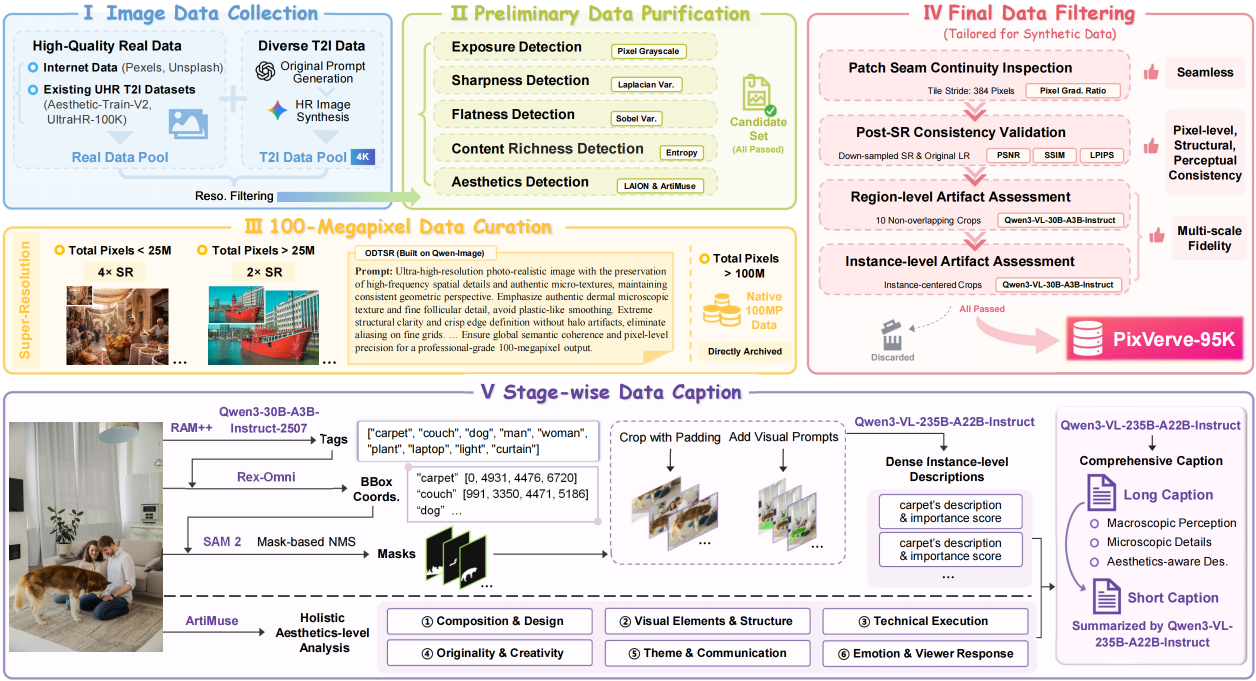
#> input picture assets/data-pipeline.png, 2511 x 1361 px (shown at 1/2 size); its folder holds only this picture in this run
$ python -i image_process.py   (imports and definitions only)   (older library calls are emulated)
#> lines starting #> are read from the running program, lines starting #| are printed output that depends on the picture
import os
import io
import cv2
import base64
import random
# [1 line not run here, left out]
import numpy as np
from PIL import Image
Image.MAX_IMAGE_PIXELS = None

class MSFI_Preprocessor:
    def __init__(self, global_long_edge=2048, patch_size_4k=512, patch_size_10k=1024):
        self.global_long_edge = global_long_edge
        self.patch_size_4k = patch_size_4k
        self.patch_size_10k = patch_size_10k
        self.analysis_long_edge = 2048  # Down-sampled image size for Sobel computation and patch sampling

    def _resize_by_long_edge(self, pil_img, target_long_edge):
        w, h = pil_img.size
        if w > h:
            new_w = target_long_edge
            new_h = int(h * (target_long_edge / w))
        else:
            new_h = target_long_edge
            new_w = int(w * (target_long_edge / h))
        return pil_img.resize((new_w, new_h), resample=Image.LANCZOS)

    def _get_sobel_variance(self, patch_np):
        """Compute Sobel variance for a given grayscale patch."""
        grad_x = cv2.Sobel(patch_np, cv2.CV_64F, 1, 0, ksize=3)
        grad_y = cv2.Sobel(patch_np, cv2.CV_64F, 0, 1, ksize=3)
        grad_mag = np.sqrt(grad_x**2 + grad_y**2)
        return np.var(grad_mag)

    def _pil_to_base64(self, pil_img):
        """Encode images as base64 data URLs for API input."""
        buffered = io.BytesIO()
        pil_img.save(buffered, format="JPEG", quality=98)   # Save to memory with high quality
        return base64.b64encode(buffered.getvalue()).decode('utf-8')

    def process_image(self, image_path):
        """
        Input: The path to a single generated image.
        Output: A dictionary for later MLLM inference.
        """
#> called with image_path = '../../assets/data-pipeline.png'
        with Image.open(image_path) as img:
#> img is the input picture: PIL image 2511x1361 RGBA; mean R, G, B, A 229.7, 223.5, 221.5, 255
            img = img.convert('RGB')
#> img: PIL image 2511x1361 RGB
            orig_w, orig_h = img.size   # Original size
#> orig_w = 2511; orig_h = 1361
            max_edge = max(orig_w, orig_h)
#> max_edge = 2511

            # Set the patch size for local-scale evaluation according to the image size
            mode = "10K" if max_edge >= 7680 else "4K"
#> mode = '4K'
            patch_size = self.patch_size_10k if mode == "10K" else self.patch_size_4k
#> patch_size = 512

            # Down-sample and encode the global image for overall fidelity assessment
            global_img = self._resize_by_long_edge(img, self.global_long_edge)
#> in _resize_by_long_edge, `return pil_img.resize((new_w, new_h), resample=Image.LANCZOS)`:
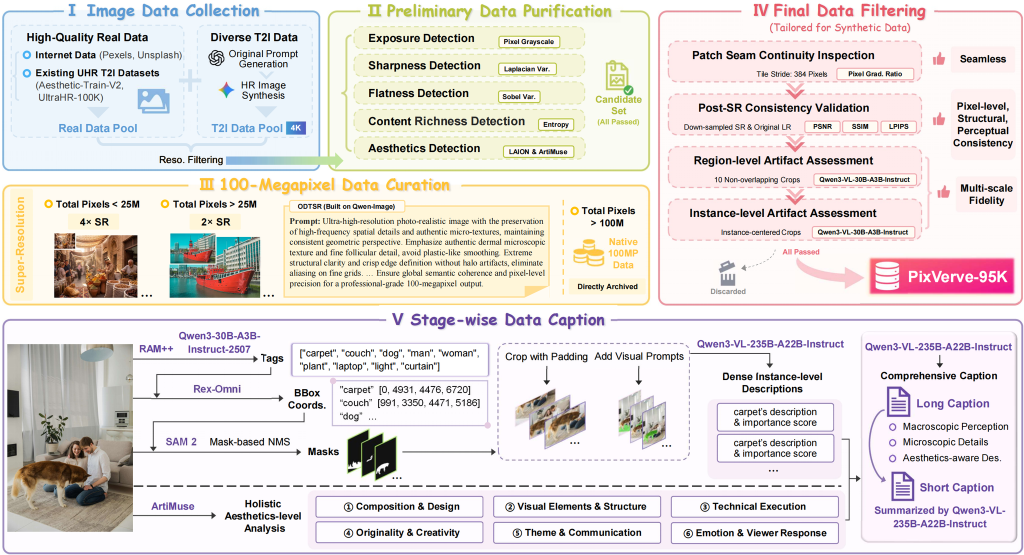
#> returned value: PIL image 2048x1110 RGB (shown at 1/2 size); mean R, G, B 229.5, 223.5, 221.5
            global_b64 = self._pil_to_base64(global_img)    # For global-scale evaluation

            # Patch sampling
            analysis_img = self._resize_by_long_edge(img, self.analysis_long_edge)
            ana_w, ana_h = analysis_img.size
#> ana_w = 2048; ana_h = 1110
            ana_np = np.array(analysis_img.convert('L'))    # Grayscale for Sobel computation
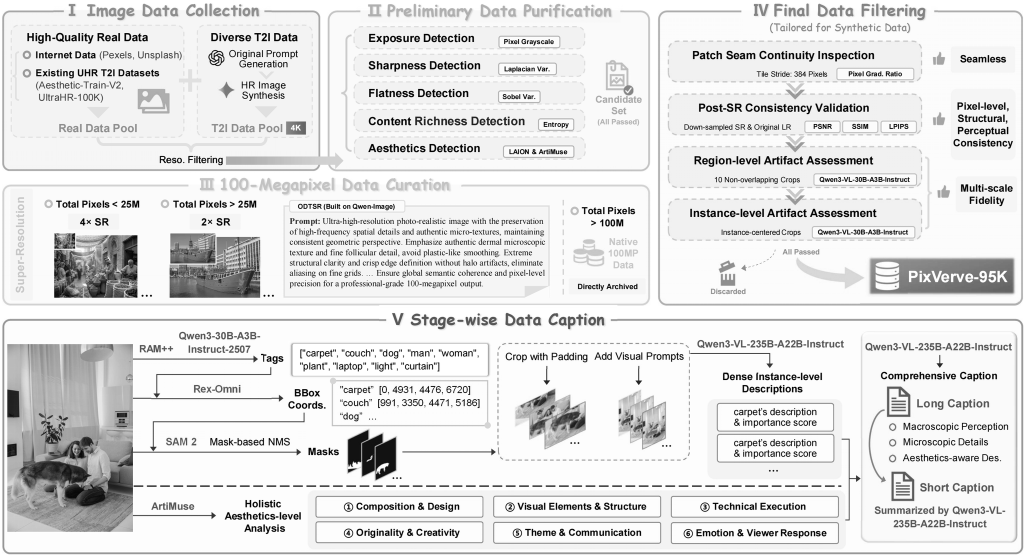
#> ana_np: shape (1110, 2048) (shown at 1/2 size); min 0, max 255, mean 225.1

            # Calculate the scaling ratio between the original image and the analysis image to map coordinates back later
            scale_ratio = ana_w / orig_w
#> scale_ratio = 0.816
            ana_p_size = int(patch_size * scale_ratio)
#> ana_p_size = 417

            patches_candidates = []
            # Recursively extract all possible patches (ana_p_size*ana_p_size) and compute their Sobel variance
            for y in range(0, ana_h - ana_p_size + 1, ana_p_size):
                for x in range(0, ana_w - ana_p_size + 1, ana_p_size):
                    patch = ana_np[y : y + ana_p_size, x : x + ana_p_size]
                    score = self._get_sobel_variance(patch)
                    # Record patch info
                    patches_candidates.append({
                        "ana_coords": (x, y),   # Absolute coordinates in the analysis image
                        "score": score
                    })
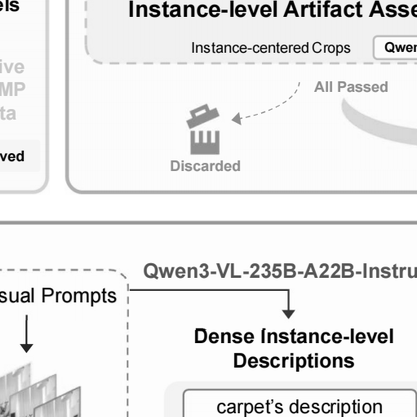
#> patch: shape (417, 417); min 0, max 255, mean 234.9
#> after the loop, patches_candidates = 8 items

            # Patch sampling strategy: select top 6 patches with the highest scores and 4 random patches from the remaining ones
            patches_candidates.sort(key=lambda x: x["score"], reverse=True)
            top_6 = patches_candidates[:6]
#> top_6 = 6 items
            remaining = patches_candidates[6:]
#> remaining = 2 items
            random_4 = random.sample(remaining, 4) if len(remaining) >= 4 else remaining
#> random_4 = 2 items

            selected_units = top_6 + random_4
#> selected_units = 8 items

            # Map to the original image, crop the patches, and encode them for local-scale evaluation
            local_data = []
            for i, unit in enumerate(selected_units):
                ax, ay = unit["ana_coords"]
                ox = int(round(ax / scale_ratio))
                oy = int(round(ay / scale_ratio))

                right = min(ox + patch_size, orig_w)
                bottom = min(oy + patch_size, orig_h)
                ox = max(0, right - patch_size)
                oy = max(0, bottom - patch_size)

                patch_img = img.crop((ox, oy, right, bottom))

                rel_coords = [
                    round(ox / orig_w, 6),
                    round(oy / orig_h, 6),
                    round(right / orig_w, 6),
                    round(bottom / orig_h, 6)
                ]

                local_data.append({
                    "patch_id": i + 1,
                    "patch_b64": self._pil_to_base64(patch_img),
                    "location_info": {
                        "relative_coords": rel_coords
                    }
                })
#> this loop made 8 passes
#> (unit, ax, ay, right, bottom, rel_coords) on passes 1 to 6: ({'ana_coords': (417, 417), 'score': 58268.7}, 417, 417, 1023, 1023, [0.204, 0.375, 0.407, 0.752]), ({'ana_coords': (834, 417), 'score': 50763.6}, 834, 417, 1535, 1023, [0.407, 0.375, 0.611, 0.752]), ({'ana_coords': (417, 0), 'score': 44623.1}, 417, 0, 1023, 512, [0.204, 0, 0.407, 0.376]), ({'ana_coords': (1251, 417), 'score': 41963}, 1251, 417, 2046, 1023, [0.611, 0.375, 0.815, 0.752]), ({'ana_coords': (1251, 0), 'score': 39782.1}, 1251, 0, 2046, 512, [0.611, 0, 0.815, 0.376]), ({'ana_coords': (0, 0), 'score': 39724.8}, 0, 0, 512, 512, [0, 0, 0.204, 0.376])
#> pass 1, in process_image, `patch_img = img.crop((ox, oy, right, bottom))`:
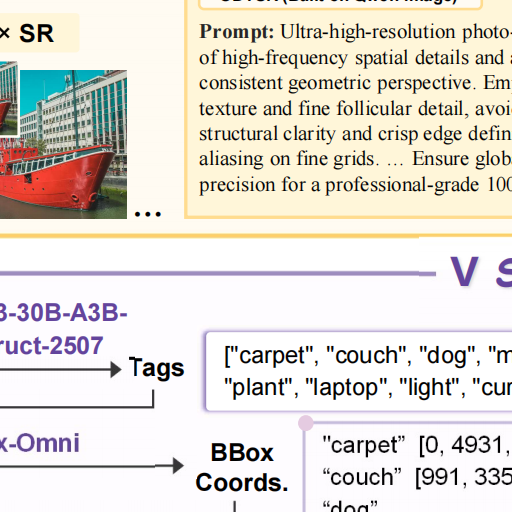
#> patch_img: PIL image 512x512 RGB; mean R, G, B 227.3, 222.2, 214.7
#> pass 2, in process_image, `patch_img = img.crop((ox, oy, right, bottom))`:
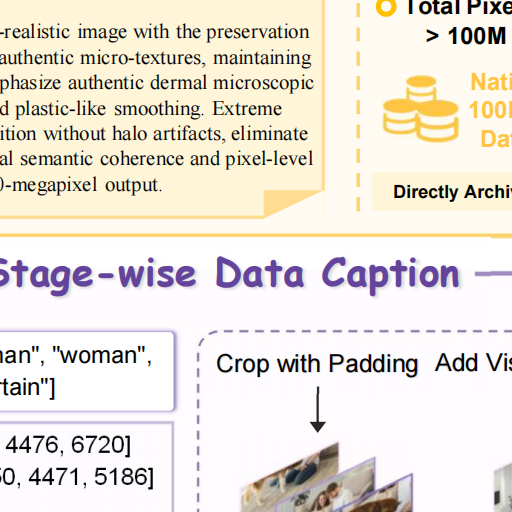
#> patch_img: PIL image 512x512 RGB; mean R, G, B 234.9, 228.5, 219.6
#> pass 3, in process_image, `patch_img = img.crop((ox, oy, right, bottom))`:
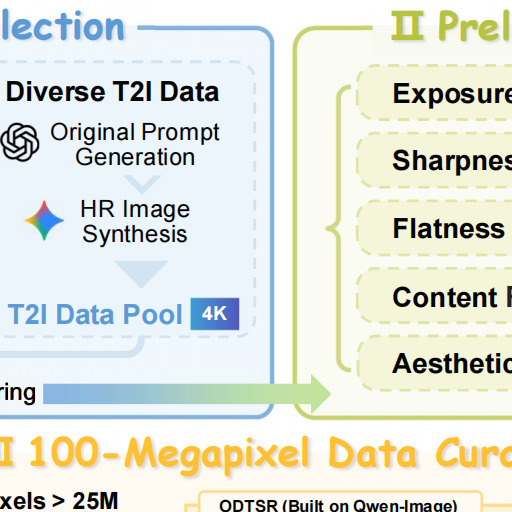
#> patch_img: PIL image 512x512 RGB; mean R, G, B 225.5, 229.6, 221.1
#> after the loop:
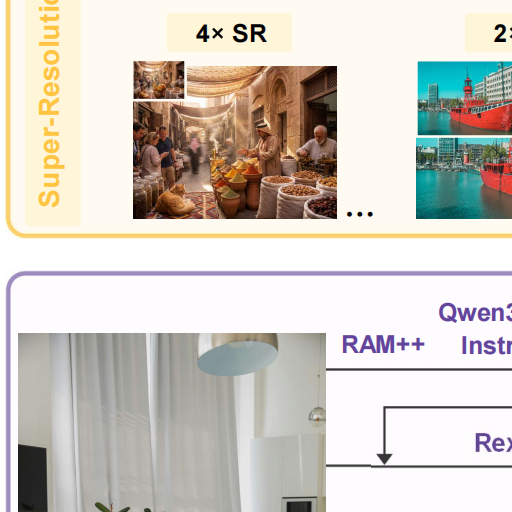
#> patch_img: PIL image 512x512 RGB; mean R, G, B 209.7, 204.1, 195.8
#> after the loop, local_data = 8 items

            return {
                "global_scale": {"image_b64": global_b64},
                "local_scale": local_data
            }

# [6 lines of commented-out code are left out]

>>> result = MSFI_Preprocessor().process_image('../../assets/data-pipeline.png')
#> result = 2 items

$ run again, on assets/data-statistics.png
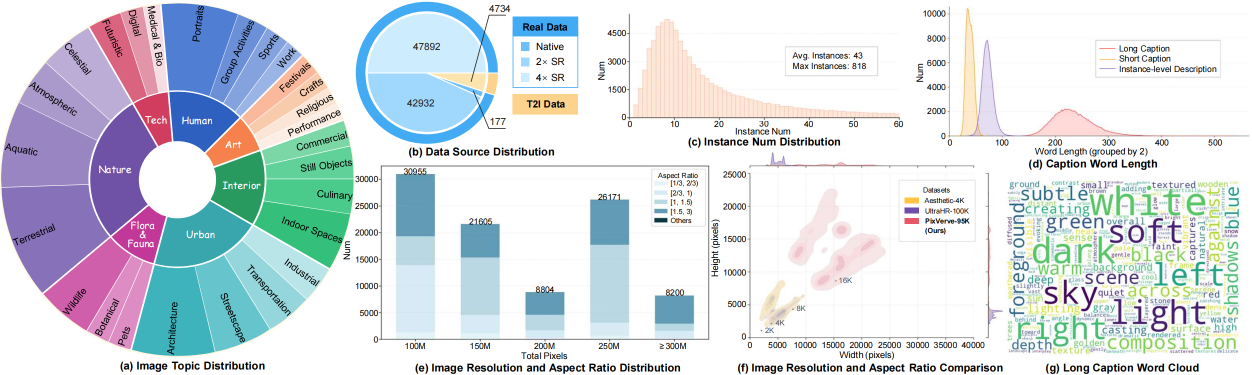
#> input picture assets/data-statistics.png, 2503 x 749 px (shown at 1/2 size)
#> in process_image, img is the input picture: PIL image 2503x749 RGBA; mean R, G, B, A 213.5, 220.5, 226.3, 255
#> img: PIL image 2503x749 RGB
#> after the loop in process_image, `for y in range(0, ana_h - ana_p_size + 1, ana_p_size):`:
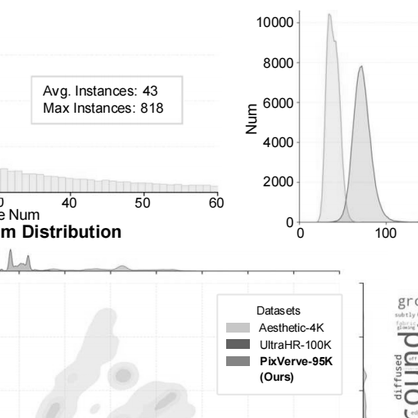
#> patch: shape (418, 418); min 0, max 255, mean 244.3
#> after the loop in process_image, `for y in range(0, ana_h - ana_p_size + 1, ana_p_size):`: patches_candidates = 4 items
#> remaining = []
#> selected_units = 4 items
#> the loop in process_image, `for i, unit in enumerate(selected_units):` made 4 passes
#> (unit, ax, right, rel_coords) on passes 1 to 4: ({'ana_coords': (836, 0), 'score': 29003.5}, 836, 1534, [0.408, 0, 0.613, 0.684]), ({'ana_coords': (418, 0), 'score': 28157.3}, 418, 1023, [0.204, 0, 0.409, 0.684]), ({'ana_coords': (1254, 0), 'score': 23916.6}, 1254, 2045, [0.612, 0, 0.817, 0.684]), ({'ana_coords': (0, 0), 'score': 18748.3}, 0, 512, [0, 0, 0.205, 0.684])
#> after the loop in process_image, `for i, unit in enumerate(selected_units):`:
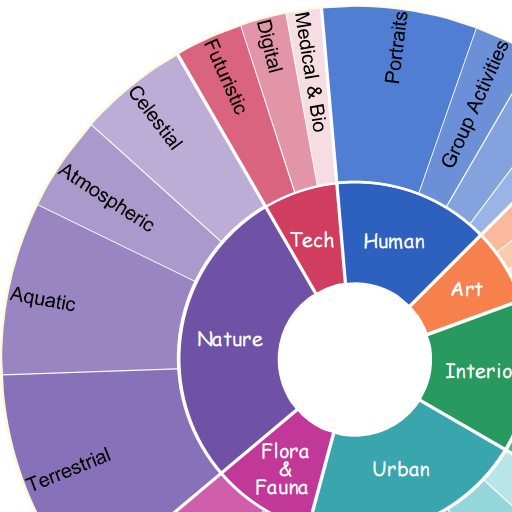
#> patch_img: PIL image 512x512 RGB; mean R, G, B 162.6, 156.9, 195.1
#> result = 2 items
